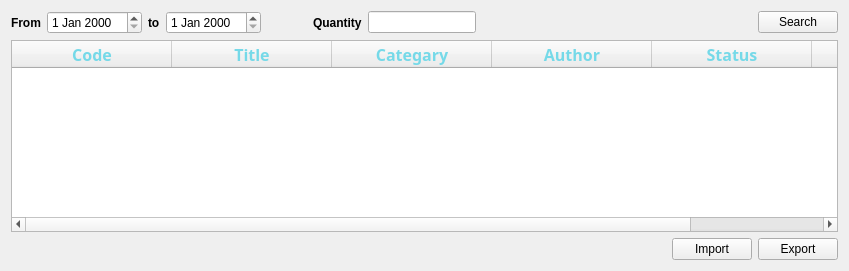
              <widget class="QWidget" name="tab_11">
               <attribute name="title">
                <string>Book Reports</string>
               </attribute>
               <layout class="QGridLayout" name="gridLayout_19">
                <item row="0" column="12">
                 <spacer name="horizontalSpacer_32">
                  <property name="orientation">
                   <enum>Qt::Horizontal</enum>
                  </property>
                  <property name="sizeType">
                   <enum>QSizePolicy::Maximum</enum>
                  </property>
                  <property name="sizeHint" stdset="0">
                   <size>
                    <width>40</width>
                    <height>20</height>
                   </size>
                  </property>
                 </spacer>
                </item>
                <item row="0" column="8">
                 <spacer name="horizontalSpacer_35">
                  <property name="orientation">
                   <enum>Qt::Horizontal</enum>
                  </property>
                  <property name="sizeType">
                   <enum>QSizePolicy::Maximum</enum>
                  </property>
                  <property name="sizeHint" stdset="0">
                   <size>
                    <width>40</width>
                    <height>20</height>
                   </size>
                  </property>
                 </spacer>
                </item>
                <item row="2" column="13">
                 <widget class="QPushButton" name="pushButton_86">
                  <property name="font">
                   <font>
                    <family>MS Shell Dlg 2</family>
                    <weight>50</weight>
                    <bold>false</bold>
                   </font>
                  </property>
                  <property name="text">
                   <string>Export</string>
                  </property>
                 </widget>
                </item>
                <item row="0" column="3">
                 <widget class="QDateEdit" name="dateEdit_2"/>
                </item>
                <item row="0" column="1">
                 <widget class="QDateEdit" name="dateEdit"/>
                </item>
                <item row="0" column="2">
                 <widget class="QLabel" name="label_21">
                  <property name="font">
                   <font>
                    <family>MS Shell Dlg 2</family>
                    <weight>75</weight>
                    <bold>true</bold>
                   </font>
                  </property>
                  <property name="text">
                   <string>to</string>
                  </property>
                 </widget>
                </item>
                <item row="0" column="9">
                 <spacer name="horizontalSpacer_34">
                  <property name="orientation">
                   <enum>Qt::Horizontal</enum>
                  </property>
                  <property name="sizeType">
                   <enum>QSizePolicy::Maximum</enum>
                  </property>
                  <property name="sizeHint" stdset="0">
                   <size>
                    <width>40</width>
                    <height>20</height>
                   </size>
                  </property>
                 </spacer>
                </item>
                <item row="0" column="4">
                 <spacer name="horizontalSpacer_24">
                  <property name="orientation">
                   <enum>Qt::Horizontal</enum>
                  </property>
                  <property name="sizeType">
                   <enum>QSizePolicy::Maximum</enum>
                  </property>
                  <property name="sizeHint" stdset="0">
                   <size>
                    <width>40</width>
                    <height>20</height>
                   </size>
                  </property>
                 </spacer>
                </item>
                <item row="0" column="7">
                 <spacer name="horizontalSpacer_36">
                  <property name="orientation">
                   <enum>Qt::Horizontal</enum>
                  </property>
                  <property name="sizeType">
                   <enum>QSizePolicy::MinimumExpanding</enum>
                  </property>
                  <property name="sizeHint" stdset="0">
                   <size>
                    <width>40</width>
                    <height>20</height>
                   </size>
                  </property>
                 </spacer>
                </item>
                <item row="0" column="13">
                 <widget class="QPushButton" name="pushButton_14">
                  <property name="font">
                   <font>
                    <family>MS Shell Dlg 2</family>
                    <weight>50</weight>
                    <bold>false</bold>
                   </font>
                  </property>
                  <property name="text">
                   <string>Search</string>
                  </property>
                 </widget>
                </item>
                <item row="0" column="6">
                 <widget class="QLineEdit" name="lineEdit_14"/>
                </item>
                <item row="0" column="0">
                 <widget class="QLabel" name="label_20">
                  <property name="font">
                   <font>
                    <family>MS Shell Dlg 2</family>
                    <weight>75</weight>
                    <bold>true</bold>
                   </font>
                  </property>
                  <property name="text">
                   <string>From</string>
                  </property>
                 </widget>
                </item>
                <item row="0" column="11">
                 <spacer name="horizontalSpacer_33">
                  <property name="orientation">
                   <enum>Qt::Horizontal</enum>
                  </property>
                  <property name="sizeType">
                   <enum>QSizePolicy::Maximum</enum>
                  </property>
                  <property name="sizeHint" stdset="0">
                   <size>
                    <width>40</width>
                    <height>20</height>
                   </size>
                  </property>
                 </spacer>
                </item>
                <item row="0" column="5">
                 <widget class="QLabel" name="label_22">
                  <property name="font">
                   <font>
                    <family>MS Shell Dlg 2</family>
                    <weight>75</weight>
                    <bold>true</bold>
                   </font>
                  </property>
                  <property name="text">
                   <string>Quantity</string>
                  </property>
                 </widget>
                </item>
                <item row="1" column="0" colspan="14">
                 <widget class="QTableWidget" name="tableWidget_20">
                  <property name="styleSheet">
                   <string notr="true"/>
                  </property>
                  <attribute name="horizontalHeaderDefaultSectionSize">
                   <number>160</number>
                  </attribute>
                  <attribute name="verticalHeaderDefaultSectionSize">
                   <number>45</number>
                  </attribute>
                  <column>
                   <property name="text">
                    <string>Code</string>
                   </property>
                   <property name="font">
                    <font>
                     <family>Modern No. 20</family>
                     <pointsize>12</pointsize>
                     <weight>75</weight>
                     <bold>true</bold>
                    </font>
                   </property>
                   <property name="textAlignment">
                    <set>AlignCenter</set>
                   </property>
                   <property name="background">
                    <color>
                     <red>0</red>
                     <green>0</green>
                     <blue>0</blue>
                    </color>
                   </property>
                   <property name="foreground">
                    <brush brushstyle="SolidPattern">
                     <color alpha="255">
                      <red>117</red>
                      <green>217</green>
                      <blue>232</blue>
                     </color>
                    </brush>
                   </property>
                  </column>
                  <column>
                   <property name="text">
                    <string>Title</string>
                   </property>
                   <property name="font">
                    <font>
                     <family>Modern No. 20</family>
                     <pointsize>12</pointsize>
                     <weight>75</weight>
                     <bold>true</bold>
                    </font>
                   </property>
                   <property name="textAlignment">
                    <set>AlignCenter</set>
                   </property>
                   <property name="background">
                    <color>
                     <red>0</red>
                     <green>0</green>
                     <blue>0</blue>
                    </color>
                   </property>
                   <property name="foreground">
                    <brush brushstyle="SolidPattern">
                     <color alpha="255">
                      <red>117</red>
                      <green>217</green>
                      <blue>232</blue>
                     </color>
                    </brush>
                   </property>
                  </column>
                  <column>
                   <property name="text">
                    <string>Categary</string>
                   </property>
                   <property name="font">
                    <font>
                     <family>Modern No. 20</family>
                     <pointsize>12</pointsize>
                     <weight>75</weight>
                     <bold>true</bold>
                    </font>
                   </property>
                   <property name="textAlignment">
                    <set>AlignCenter</set>
                   </property>
                   <property name="background">
                    <color>
                     <red>0</red>
                     <green>0</green>
                     <blue>0</blue>
                    </color>
                   </property>
                   <property name="foreground">
                    <brush brushstyle="SolidPattern">
                     <color alpha="255">
                      <red>117</red>
                      <green>217</green>
                      <blue>232</blue>
                     </color>
                    </brush>
                   </property>
                  </column>
                  <column>
                   <property name="text">
                    <string>Author</string>
                   </property>
                   <property name="font">
                    <font>
                     <family>Modern No. 20</family>
                     <pointsize>12</pointsize>
                     <weight>75</weight>
                     <bold>true</bold>
                    </font>
                   </property>
                   <property name="textAlignment">
                    <set>AlignCenter</set>
                   </property>
                   <property name="background">
                    <color>
                     <red>0</red>
                     <green>0</green>
                     <blue>0</blue>
                    </color>
                   </property>
                   <property name="foreground">
                    <brush brushstyle="SolidPattern">
                     <color alpha="255">
                      <red>117</red>
                      <green>217</green>
                      <blue>232</blue>
                     </color>
                    </brush>
                   </property>
                  </column>
                  <column>
                   <property name="text">
                    <string>Status</string>
                   </property>
                   <property name="font">
                    <font>
                     <family>Modern No. 20</family>
                     <pointsize>12</pointsize>
                     <weight>75</weight>
                     <bold>true</bold>
                     <kerning>true</kerning>
                    </font>
                   </property>
                   <property name="textAlignment">
                    <set>AlignCenter</set>
                   </property>
                   <property name="background">
                    <color>
                     <red>0</red>
                     <green>0</green>
                     <blue>0</blue>
                    </color>
                   </property>
                   <property name="foreground">
                    <brush brushstyle="SolidPattern">
                     <color alpha="255">
                      <red>117</red>
                      <green>217</green>
                      <blue>232</blue>
                     </color>
                    </brush>
                   </property>
                  </column>
                  <column>
                   <property name="text">
                    <string>Quantity</string>
                   </property>
                   <property name="font">
                    <font>
                     <family>Modern No. 20</family>
                     <pointsize>12</pointsize>
                     <weight>75</weight>
                     <bold>true</bold>
                    </font>
                   </property>
                   <property name="textAlignment">
                    <set>AlignCenter</set>
                   </property>
                   <property name="background">
                    <color>
                     <red>0</red>
                     <green>0</green>
                     <blue>0</blue>
                    </color>
                   </property>
                   <property name="foreground">
                    <brush brushstyle="SolidPattern">
                     <color alpha="255">
                      <red>117</red>
                      <green>217</green>
                      <blue>232</blue>
                     </color>
                    </brush>
                   </property>
                  </column>
                 </widget>
                </item>
                <item row="2" column="12">
                 <widget class="QPushButton" name="pushButton_88">
                  <property name="font">
                   <font>
                    <family>MS Shell Dlg 2</family>
                    <weight>50</weight>
                    <bold>false</bold>
                   </font>
                  </property>
                  <property name="text">
                   <string>Import</string>
                  </property>
                 </widget>
                </item>
               </layout>
              </widget>
